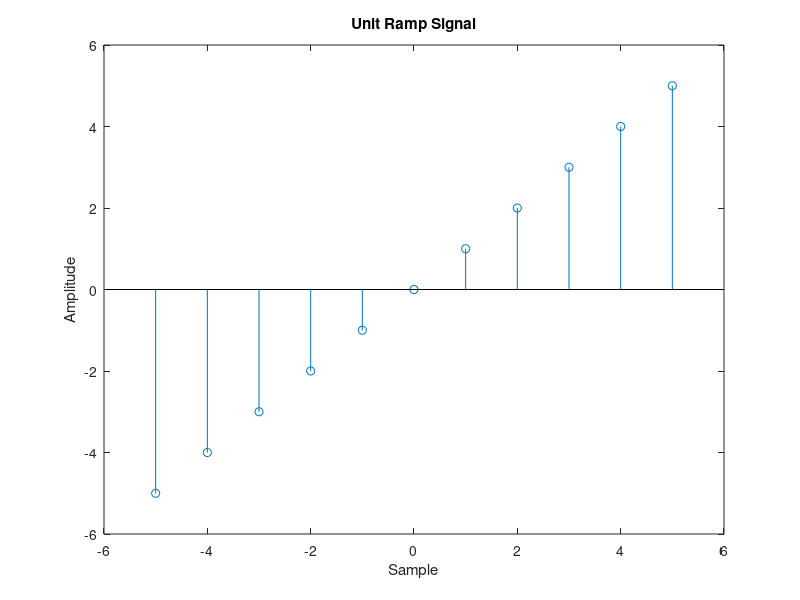

This chart was generated by the following MATLAB code:
%unit ramp signal generation - roll no. TC-065
clc;
clear all;
close all;

disp('Unit Ramp Signal Generation');
N=input('Enter no. of Samples: ');
a=input('Max Amplitude: ');
n=-N:1:N;
x=a*n/N;

stem(n,x);
xlabel('Sample');
ylabel('Amplitude');
title('Unit Ramp Signal');